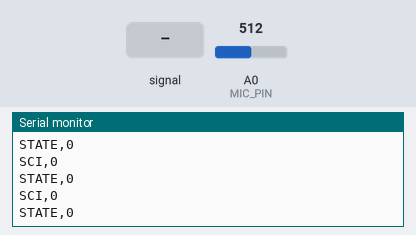
A sketch run on a simulated Arduino Uno, built with avr-gcc and run on an emulated ATmega328P. Shown: the last lines printed to the serial monitor. The inputs (shaded band) are chosen by the test bench; at power-on: A0 (MIC_PIN) = 512.

Above: at 1.2 s.
1.3 s: A0 (MIC_PIN) fed a 200 Hz sine of ±81 counts around its level
At 2.3 s:
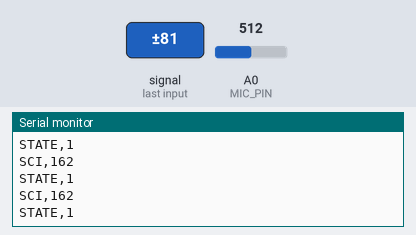
2.8 s: A0 (MIC_PIN) set to 716
At 3.7 s:
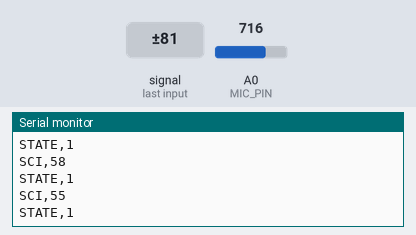
4.3 s: A0 (MIC_PIN) fed a 1000 Hz sine of ±255 counts around its level
5.8 s: A0 (MIC_PIN) set to 900
At 6.5 s:
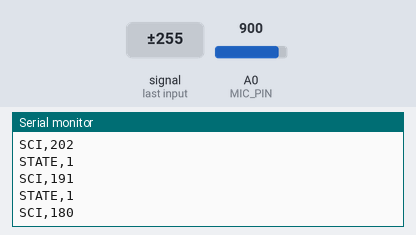
Timing chart, 0 to 8.3 s (numbered marks = the images above; inputs shaded):
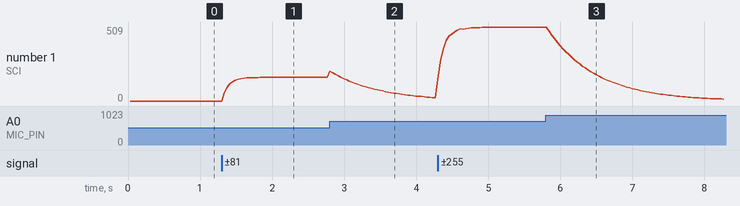

The sketch:

sci_max4466_uno.ino
```cpp
/*
  SILENT CLASSROOM INDICATOR
  Arduino UNO + MAX4466 microphone module
  Wiring: VCC -> 5V, GND -> GND, OUT -> A0

  Serial output at 115200 baud:
    SCI,<filtered_peak_to_peak_ADC_counts>
    STATE,<0_or_1>

  Website commands (newline terminated):
    MODE,FIXED
    MODE,WEB
    TH,<ADC_threshold>

  FIXED mode uses FIXED_THRESHOLD.
  WEB mode uses the threshold sent by the hardware monitor page.
  ADC counts are relative readings, NOT calibrated dB/SPL.
*/
#include <string.h>
#include <stdlib.h>

const byte MIC_PIN = A0;
const unsigned int SAMPLE_COUNT = 180;
const unsigned int SAMPLE_GAP_US = 60;
const float ATTACK_TIME_MS = 70.0;
const float RELEASE_TIME_MS = 650.0;
const int FIXED_THRESHOLD = 50;
const int HYSTERESIS = 6;

float filteredLevel = 0.0;
bool filterInitialized = false;
unsigned long previousSampleTime = 0;
bool webMode = false;
bool noiseDetected = false;
int websiteThreshold = 50;
char commandBuffer[32];
byte commandIndex = 0;

void readSerialCommands() {
  while (Serial.available() > 0) {
    const char incoming = (char)Serial.read();
    if (incoming == '\n' || incoming == '\r') {
      if (commandIndex > 0) {
        commandBuffer[commandIndex] = '\0';
        if (strcmp(commandBuffer, "MODE,FIXED") == 0) {
          webMode = false;
          noiseDetected = false;
        } else if (strcmp(commandBuffer, "MODE,WEB") == 0) {
          webMode = true;
          noiseDetected = false;
        } else if (strncmp(commandBuffer, "TH,", 3) == 0) {
          const int value = atoi(commandBuffer + 3);
          if (value >= 1 && value <= 1023) websiteThreshold = value;
        }
        commandIndex = 0;
      }
    } else if (commandIndex < sizeof(commandBuffer) - 1) {
      commandBuffer[commandIndex++] = incoming;
    }
  }
}

void setup() {
  Serial.begin(115200);
  pinMode(MIC_PIN, INPUT);
}

void loop() {
  readSerialCommands();
  int signalMin = 1023, signalMax = 0;
  for (unsigned int i = 0; i < SAMPLE_COUNT; i++) {
    const int sampleValue = analogRead(MIC_PIN);
    if (sampleValue < signalMin) signalMin = sampleValue;
    if (sampleValue > signalMax) signalMax = sampleValue;
    delayMicroseconds(SAMPLE_GAP_US);
  }
  const int peakToPeak = signalMax - signalMin;
  const unsigned long now = millis();

  if (!filterInitialized) {
    filteredLevel = (float)peakToPeak;
    previousSampleTime = now;
    filterInitialized = true;
  } else {
    float elapsedMs = (float)(now - previousSampleTime);
    previousSampleTime = now;
    if (elapsedMs > 250.0) elapsedMs = 250.0;
    const float timeConstant = ((float)peakToPeak > filteredLevel)
      ? ATTACK_TIME_MS : RELEASE_TIME_MS;
    const float alpha = elapsedMs / (timeConstant + elapsedMs);
    filteredLevel += ((float)peakToPeak - filteredLevel) * alpha;
  }

  const int activeThreshold = webMode ? websiteThreshold : FIXED_THRESHOLD;
  if (!noiseDetected && filteredLevel >= activeThreshold) {
    noiseDetected = true;
  } else if (noiseDetected && filteredLevel < (activeThreshold - HYSTERESIS)) {
    noiseDetected = false;
  }

  Serial.print(F("SCI,"));
  Serial.println((int)(filteredLevel + 0.5f));
  Serial.print(F("STATE,"));
  Serial.println(noiseDetected ? 1 : 0);
  delay(8);
}
```

Measured:
- after the input at 1.3 s, the serial monitor: prints a new line at once (image 1)
- after the input at 2.8 s, the serial monitor: prints a new line at once (image 2)
- after the input at 5.8 s, the serial monitor: prints a new line at once (image 3)
- plotted number 1: 0 → 162 after the input at 1.3 s, 162 → 23 after the input at 2.8 s, 23 → 508 after the input at 4.3 s, 508 → 13 after the input at 5.8 s
